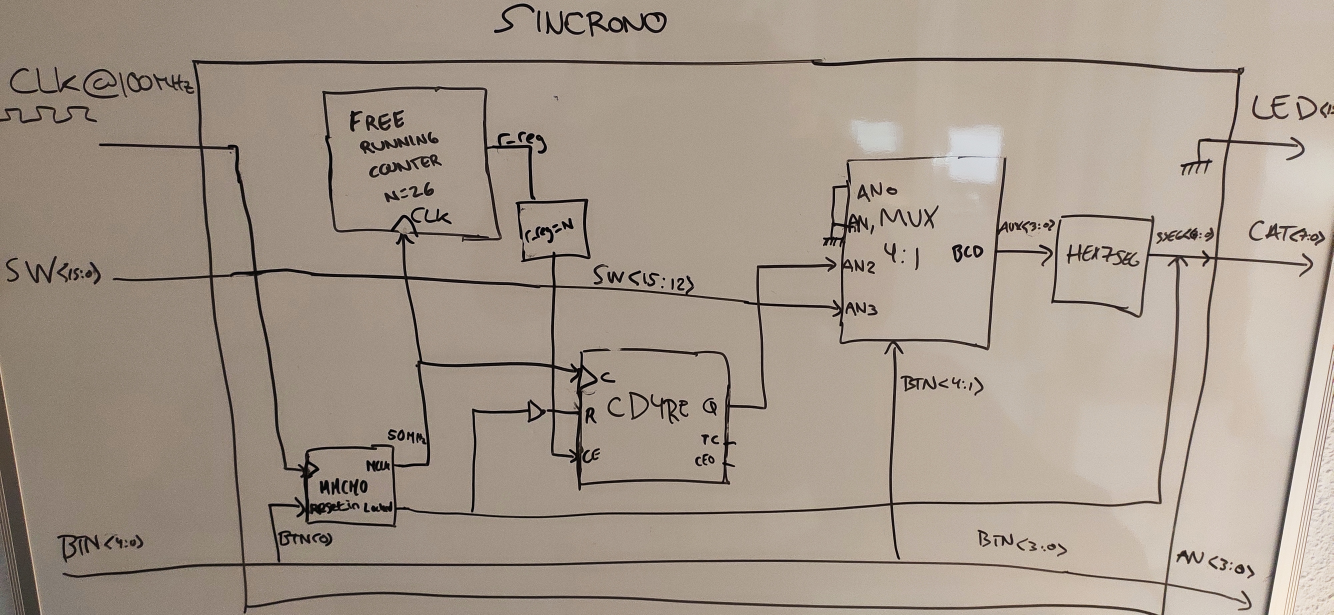
//> input picture fpga/artix7-designs/synchronous/IMG_20200119_010044.jpg, 4000 x 1844 px (shown at 1/3 size)
$ ./p2 ../../../fpga/artix7-designs/synchronous/IMG_20200119_010044.jpg   (built with g++ and OpenCV 4)
//> lines starting //> are read from the running program, lines starting //| are printed output that depends on the picture
/*
 * p2.cpp
 *
 *  Created on: 03/05/2019
 *      Author: Manuel Lorente
 */

#include <opencv2/core/core.hpp>
#include <opencv2/imgcodecs/imgcodecs.hpp>
#include <opencv2/highgui/highgui.hpp>
#include <iostream>

using namespace cv;
using namespace std;

int main(int argc, char** argv)
{
	if (argc != 2)
	{
		cout << " Usage: p2.exe ImageToLoadAndDisplay" << endl;
		return -1;
	}

	Mat image;
	image = imread(argv[1], IMREAD_COLOR);						// Read the file
//> image is the input picture: 1844 rows x 4000 cols, CV_8UC3; mean B, G, R 139.6, 152.6, 165.7

	if (!image.data)											// Check for invalid input
	{
		cout << "Could not open or find the image" << std::endl;
		return -1;
	}

	Size img_size = image.size();
//> img_size = Size(4000, 1844)
	int img_channels = image.channels();
//> img_channels = 3
	int img_depth = image.depth();
//> img_depth = 0

	// Show image information
	printf("Image size: %dx%d \t # of channels: %d \t Depth: %d\n", img_size.width,img_size.height, img_channels, img_depth);
//| Image size: 4000x1844 	 # of channels: 3 	 Depth: 0

	Mat image_mask(img_size.height, img_size.width, img_depth); // Synthetic mask image
	randn(image_mask, Scalar(0, 0, 0), Scalar(256, 256, 256));

	Mat image_new;
	image.copyTo(image_new, image_mask);						// Apply mask to image
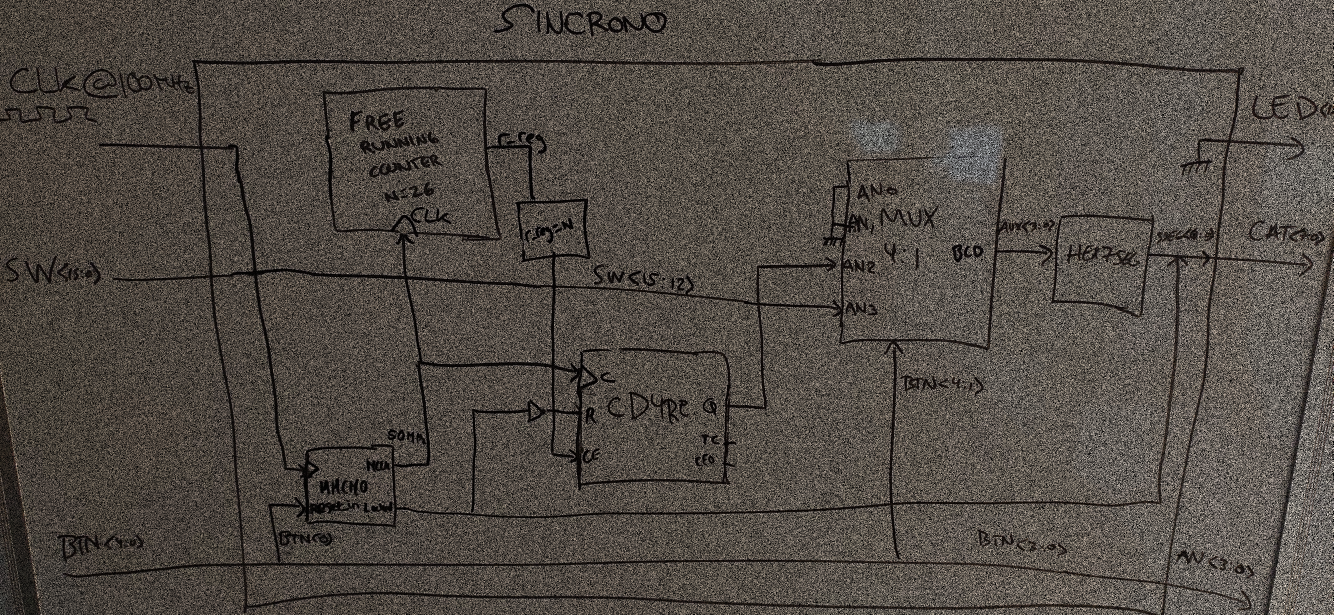
//> image_new: 1844 rows x 4000 cols, CV_8UC3 (shown at 1/3 size); mean B, G, R 69.6, 76.1, 82.7

	namedWindow("Original image", WINDOW_NORMAL);				// Create a window for display.
	imshow("Original image", image);							// Show our image inside it.

	namedWindow("Mask image", WINDOW_NORMAL);					// Create a window for display.
	imshow("Mask image", image_mask);							// Show our image inside it.
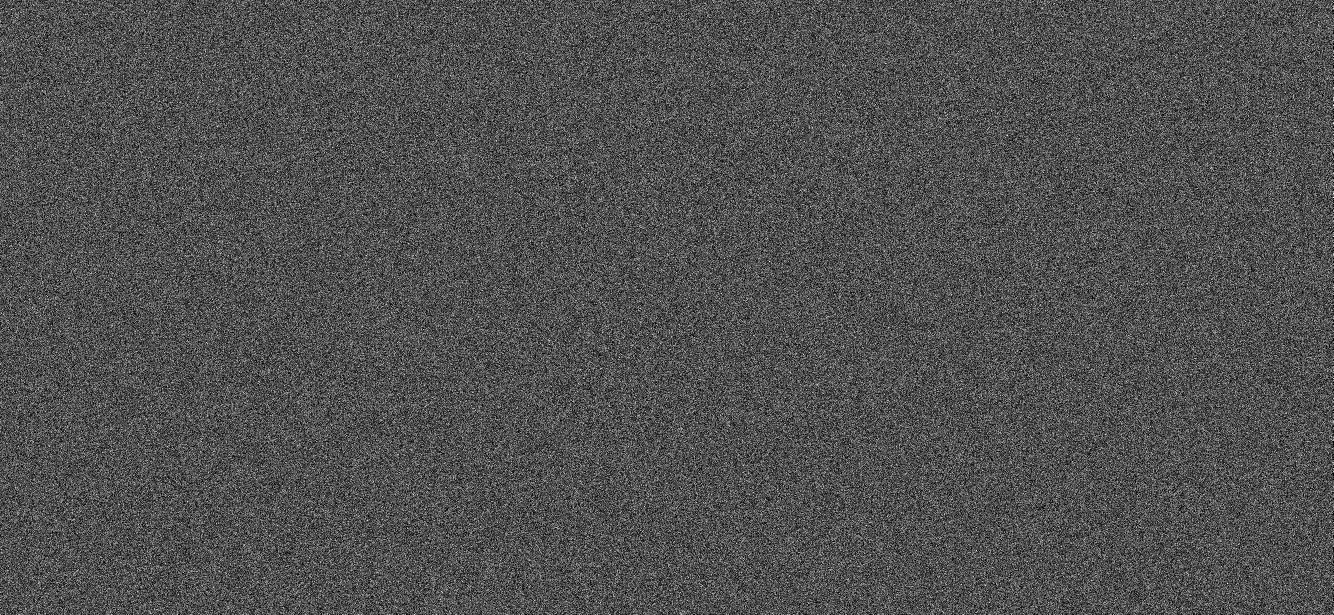
//> window 'Mask image': 1844 rows x 4000 cols, CV_8UC1 (shown at 1/3 size); min 0, max 255, mean 80.6

	namedWindow("Processed image", WINDOW_NORMAL);				// Create a window for display.
	imshow("Processed image", image_new);						// Show our image inside it.

	// Formula to pixel direct access --> image.data[width*k*i + k*j + n] where n is number of channels, k the channel and i/j are row/col

	// Region to process
	int row_init = 100;
	int row_end = 300;
	int col_init = 100;
	int col_end = 600;

	// To invert the image
	for (int i = row_init; i < row_end; i++)
		for (int j = col_init; j < col_end; j++)
			for (int k = 0; k < img_channels; k++)
				image.data[i * img_size.width * img_channels + j * img_channels + k] = 255 - image.data[i * img_size.width * img_channels + j * img_channels + k];

	namedWindow("Inverted image", WINDOW_NORMAL);					// Create a window for display.
	imshow("Inverted image", image);								// Show our image inside it.

	waitKey(0);														// Wait for a keystroke in the window
	return 0;
}

// Run program: Ctrl + F5 or Debug > Start Without Debugging menu
// Debug program: F5 or Debug > Start Debugging menu
